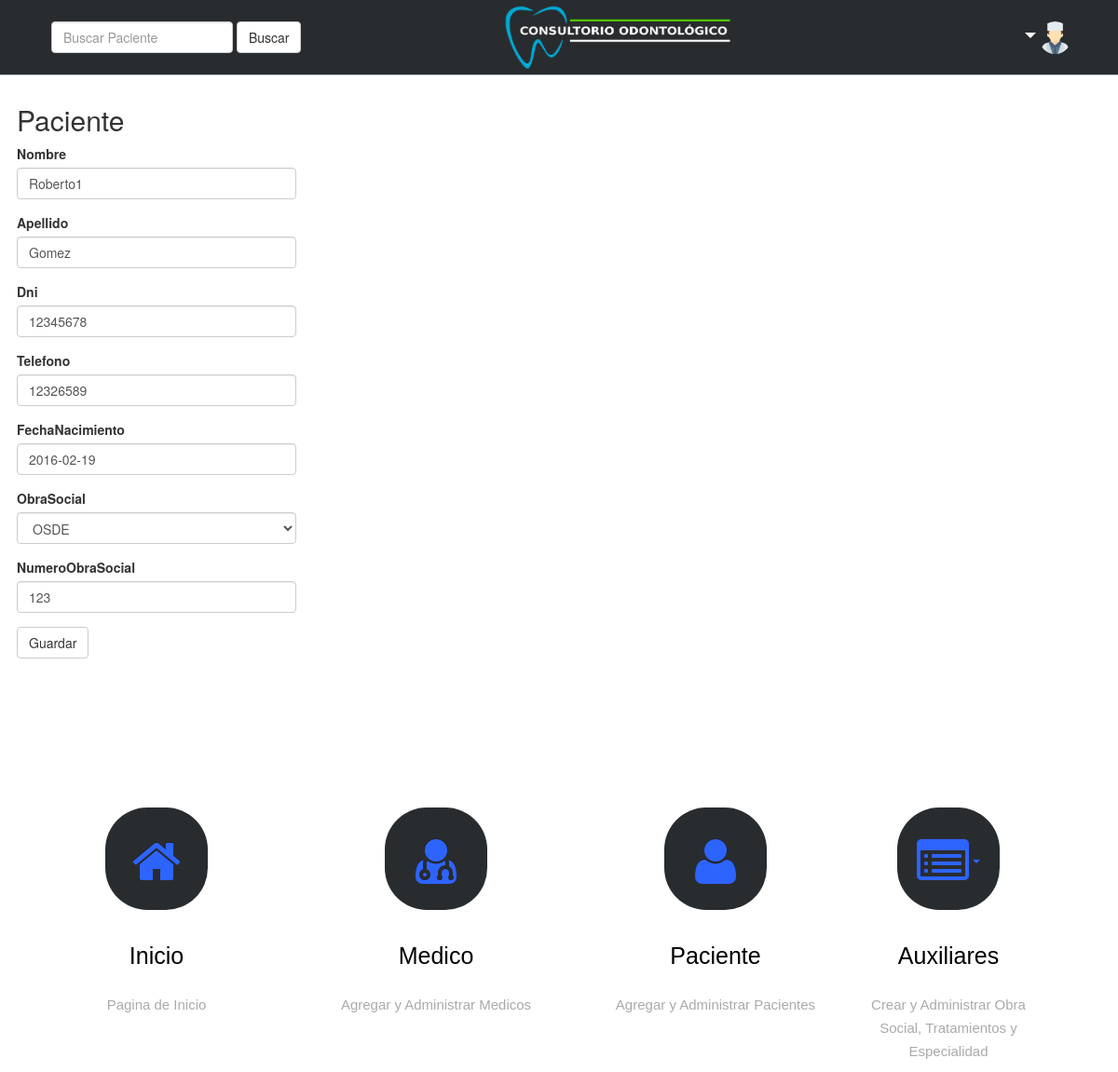
Page /editarPaciente/1/ (signed in) on the committed database.
### aplicacionTurnos/models.py (models this page shows, shortened)
class Paciente(models.Model):
    created = models.DateTimeField(auto_now_add=True)
    updated = models.DateField(auto_now=True)
    nombre = models.CharField(max_length=30,blank=False)
    apellido = models.CharField(max_length=30,blank=False)
    dni = models.IntegerField(blank=False)
    telefono = models.IntegerField()
    fechaNacimiento = models.DateField()
    obraSocial = models.ForeignKey('ObraSocial')
    numeroObraSocial = models.CharField(max_length=20,blank=True)
    estaActivo = models.BooleanField(default=True)

### aplicacionTurnos/views.py (the view)
# urls.py: url(r'^editarPaciente/(?P<pk>[0-9]+)/$', views.editarPaciente),
@login_required
def editarPaciente(request, pk):
    paciente = Paciente.objects.get(pk=pk)
    if request.method == 'POST':
        form = pacienteForm(request.POST, instance = paciente)
        if form.is_valid():
            paciente = form.save(commit=True)
            return redirect('/nuevoPaciente')
    else:
        form = pacienteForm(instance = paciente)
    return render(request, 'aplicacionTurnos/editarPaciente.html',{'form':form})

### aplicacionTurnos/forms.py (shortened to what this page needs)
class pacienteForm(forms.ModelForm):
    class Meta:
        model = Paciente
        fields = '__all__'

### aplicacionTurnos/models.py (called while the page is built)
    def __str__(self):
        return self.nombre

### aplicacionTurnos/templatetags/bootstrap.py (called while the page is built)
@register.inclusion_tag('../templates/aplicacionTurnos/form_input.html')
def form_input(elem, attrs=''):
    return {'elem':elem, 'attrs':attrs}

### aplicacionTurnos/templates/aplicacionTurnos/editarPaciente.html (shortened to what this page needs)
{% extends 'aplicacionTurnos/baseABM.html' %}
{% load widget_tweaks %}
{% load bootstrap %}
    {% block ABM %}
        <h2>Paciente</h2>
        <form method="POST" class="post-form">{% csrf_token %}
          {% form_input form.nombre %}
          {% form_input form.apellido %}
          {% form_input form.dni %}
          {% form_input form.telefono %}
          {% form_input form.fechaNacimiento %}
          {% form_input form.obraSocial %}
          {% form_input form.numeroObraSocial %}
            <button type="submit" name="guardar" class="save btn btn-default">Guardar</button>
        </form>
    {% endblock%}

### aplicacionTurnos/templates/aplicacionTurnos/form_input.html (shortened to what this page needs)
{% load widget_tweaks %}
<div class="form-group">
  <label for="{{ elem.id_for_label }}">{{ elem.label }}</label>
  {{ elem|add_class:'form-control'|attr:attrs}}
</div>

### aplicacionTurnos/static/css/style.css (style rules this page uses)
h2 { font: normal 20px Cookie, Arial, Helvetica, sans-serif; }
body { background-color: #e6e6e6; }

### rows in the picture
Paciente: nombre "Roberto1", apellido "Gomez", dni "12345678", telefono "12326589", fechaNacimiento "2016-02-19", obraSocial "OSDE", numeroObraSocial "123"

### other values in the picture
{{ elem.label }} "Nombre Apellido Dni Telefono FechaNacimiento ObraSocial NumeroObraSocial"
